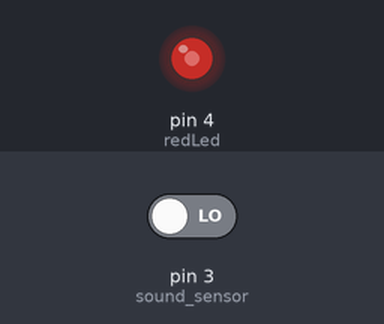
Bench run of a sketch on a simulated Arduino Uno, built with avr-gcc and run on an emulated ATmega328P. On the bench: output pins drawn as LEDs (lit = HIGH). The test bench sets the inputs (shaded band); at power-on: pin 3 (sound_sensor) LOW.

Above: at 0.1 s.
Timing chart, 0 to 1.6 s (numbered marks = the images above):
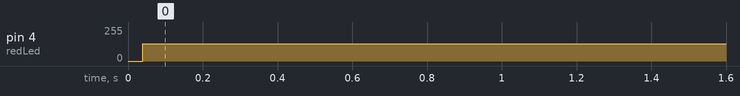

The sketch:

DigitalRead_Soundsensor.ino
```cpp
int sound_sensor=3;
int redLed=4;
boolean ledState=false;
void setup() {
  // put your setup code here, to run once:
pinMode(sound_sensor,INPUT);
pinMode(redLed,OUTPUT);
}

void loop() {
  // put your main code here, to run repeatedly:
  int soundSensor_data=digitalRead(sound_sensor);
  //if(soundSensor_data==1)
  //{
    if(ledState==false)
    {
      ledState=true;
      digitalWrite(redLed,HIGH);
    }
    else
    {
    ledState=false;
    digitalWrite(redLed,LOW);
    }
//  }

}
```

Measured:
- by itself, pin 4 (redLed): 0/255 → 128/255 at 0.04 s
